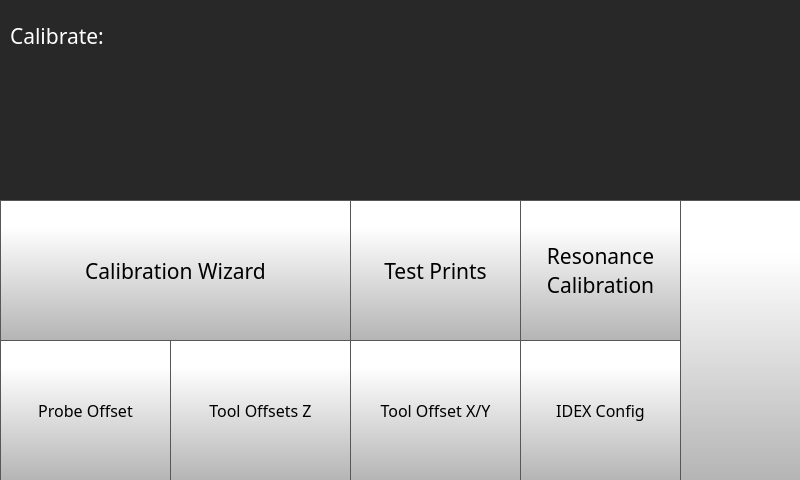
<?xml version="1.0" encoding="UTF-8"?>
<ui version="4.0">
 <class>calibratePage</class>
 <widget class="QWidget" name="calibratePage">
  <property name="geometry">
   <rect>
    <x>0</x>
    <y>0</y>
    <width>800</width>
    <height>480</height>
   </rect>
  </property>
  <property name="minimumSize">
   <size>
    <width>800</width>
    <height>480</height>
   </size>
  </property>
  <property name="maximumSize">
   <size>
    <width>800</width>
    <height>480</height>
   </size>
  </property>
  <property name="windowTitle">
   <string>Form</string>
  </property>
  <property name="styleSheet">
   <string notr="true">background-color: rgb(40, 40, 40);
</string>
  </property>
  <widget class="QToolButton" name="toolOffsetZButton">
   <property name="geometry">
    <rect>
     <x>170</x>
     <y>340</y>
     <width>181</width>
     <height>141</height>
    </rect>
   </property>
   <property name="font">
    <font>
     <family>Gotham</family>
     <pointsize>12</pointsize>
    </font>
   </property>
   <property name="styleSheet">
    <string notr="true">QToolButton {

     border: 1px solid rgb(87, 87, 87);
	background-color: qlineargradient(spread:pad, x1:0, y1:1, x2:0, y2:0.188, stop:0 rgba(180, 180, 180, 255), stop:1 rgba(255, 255, 255, 255));



}

QToolButton:pressed {
    background-color: qlineargradient(x1: 0, y1: 0, x2: 0, y2: 1,
                                      stop: 0 #dadbde, stop: 1 #f6f7fa);
}

QToolButton:flat {
    border: none; /* no border for a flat push button */
}

QToolButton:default {
    border-color: navy; /* make the default button prominent */
}

QToolButton:focus {
	outline: none;
}</string>
   </property>
   <property name="text">
    <string>Tool Offsets Z</string>
   </property>
   <property name="icon">
    <iconset resource="resources/resource.qrc">
     <normaloff>:/Icons/img/icons/Tool Z Offset Icon.png</normaloff>:/Icons/img/icons/Tool Z Offset Icon.png</iconset>
   </property>
   <property name="iconSize">
    <size>
     <width>70</width>
     <height>70</height>
    </size>
   </property>
   <property name="toolButtonStyle">
    <enum>Qt::ToolButtonTextUnderIcon</enum>
   </property>
  </widget>
  <widget class="QToolButton" name="testPrintsButton">
   <property name="geometry">
    <rect>
     <x>350</x>
     <y>200</y>
     <width>171</width>
     <height>141</height>
    </rect>
   </property>
   <property name="font">
    <font>
     <family>Gotham</family>
     <pointsize>16</pointsize>
    </font>
   </property>
   <property name="styleSheet">
    <string notr="true">QToolButton {
     border: 1px solid rgb(87, 87, 87);
	background-color: qlineargradient(spread:pad, x1:0, y1:1, x2:0, y2:0.188, stop:0 rgba(180, 180, 180, 255), stop:1 rgba(255, 255, 255, 255));


}

QToolButton:pressed {
    background-color: qlineargradient(x1: 0, y1: 0, x2: 0, y2: 1,
                                      stop: 0 #dadbde, stop: 1 #f6f7fa);
}

QToolButton:flat {
    border: none; /* no border for a flat push button */
}

QToolButton:default {
    border-color: navy; /* make the default button prominent */
}

QToolButton:focus {
	outline: none;
}</string>
   </property>
   <property name="text">
    <string>Test Prints</string>
   </property>
   <property name="icon">
    <iconset resource="resources/resource.qrc">
     <normaloff>:/Icons/img/icons/3d-printing.png</normaloff>:/Icons/img/icons/3d-printing.png</iconset>
   </property>
   <property name="iconSize">
    <size>
     <width>70</width>
     <height>70</height>
    </size>
   </property>
   <property name="toolButtonStyle">
    <enum>Qt::ToolButtonTextUnderIcon</enum>
   </property>
  </widget>
  <widget class="QToolButton" name="inputShaperCalibrateButton">
   <property name="geometry">
    <rect>
     <x>520</x>
     <y>200</y>
     <width>161</width>
     <height>141</height>
    </rect>
   </property>
   <property name="font">
    <font>
     <family>Gotham</family>
     <pointsize>16</pointsize>
    </font>
   </property>
   <property name="styleSheet">
    <string notr="true">QToolButton {
     border: 1px solid rgb(87, 87, 87);
	background-color: qlineargradient(spread:pad, x1:0, y1:1, x2:0, y2:0.188, stop:0 rgba(180, 180, 180, 255), stop:1 rgba(255, 255, 255, 255));


}

QToolButton:pressed {
    background-color: qlineargradient(x1: 0, y1: 0, x2: 0, y2: 1,
                                      stop: 0 #dadbde, stop: 1 #f6f7fa);
}

QToolButton:flat {
    border: none; /* no border for a flat push button */
}

QToolButton:default {
    border-color: navy; /* make the default button prominent */
}

QToolButton:focus {
	outline: none;
}</string>
   </property>
   <property name="text">
    <string>Resonance 
Calibration</string>
   </property>
   <property name="icon">
    <iconset resource="resources/resource.qrc">
     <normaloff>:/Icons/img/icons/Input Shaper.png</normaloff>:/Icons/img/icons/Input Shaper.png</iconset>
   </property>
   <property name="iconSize">
    <size>
     <width>70</width>
     <height>70</height>
    </size>
   </property>
   <property name="toolButtonStyle">
    <enum>Qt::ToolButtonTextUnderIcon</enum>
   </property>
  </widget>
  <widget class="QToolButton" name="idexCalibrationWizardButton">
   <property name="geometry">
    <rect>
     <x>520</x>
     <y>340</y>
     <width>161</width>
     <height>141</height>
    </rect>
   </property>
   <property name="font">
    <font>
     <family>Gotham</family>
     <pointsize>12</pointsize>
    </font>
   </property>
   <property name="styleSheet">
    <string notr="true">QToolButton {

     border: 1px solid rgb(87, 87, 87);
	background-color: qlineargradient(spread:pad, x1:0, y1:1, x2:0, y2:0.188, stop:0 rgba(180, 180, 180, 255), stop:1 rgba(255, 255, 255, 255));



}

QToolButton:pressed {
    background-color: qlineargradient(x1: 0, y1: 0, x2: 0, y2: 1,
                                      stop: 0 #dadbde, stop: 1 #f6f7fa);
}

QToolButton:flat {
    border: none; /* no border for a flat push button */
}

QToolButton:default {
    border-color: navy; /* make the default button prominent */
}

QToolButton:focus {
	outline: none;
}</string>
   </property>
   <property name="text">
    <string>IDEX Config</string>
   </property>
   <property name="icon">
    <iconset resource="resources/resource.qrc">
     <normaloff>:/Icons/img/icons/IDEX.png</normaloff>:/Icons/img/icons/IDEX.png</iconset>
   </property>
   <property name="iconSize">
    <size>
     <width>70</width>
     <height>70</height>
    </size>
   </property>
   <property name="toolButtonStyle">
    <enum>Qt::ToolButtonTextUnderIcon</enum>
   </property>
  </widget>
  <widget class="QToolButton" name="nozzleOffsetButton">
   <property name="geometry">
    <rect>
     <x>0</x>
     <y>340</y>
     <width>171</width>
     <height>141</height>
    </rect>
   </property>
   <property name="font">
    <font>
     <family>Gotham</family>
     <pointsize>12</pointsize>
    </font>
   </property>
   <property name="styleSheet">
    <string notr="true">QToolButton {

     border: 1px solid rgb(87, 87, 87);
	background-color: qlineargradient(spread:pad, x1:0, y1:1, x2:0, y2:0.188, stop:0 rgba(180, 180, 180, 255), stop:1 rgba(255, 255, 255, 255));



}

QToolButton:pressed {
    background-color: qlineargradient(x1: 0, y1: 0, x2: 0, y2: 1,
                                      stop: 0 #dadbde, stop: 1 #f6f7fa);
}

QToolButton:flat {
    border: none; /* no border for a flat push button */
}

QToolButton:default {
    border-color: navy; /* make the default button prominent */
}

QToolButton:focus {
	outline: none;
}</string>
   </property>
   <property name="text">
    <string>Probe Offset</string>
   </property>
   <property name="icon">
    <iconset resource="resources/resource.qrc">
     <normaloff>:/Icons/img/icons/Nozzle Offset Icon.png</normaloff>:/Icons/img/icons/Nozzle Offset Icon.png</iconset>
   </property>
   <property name="iconSize">
    <size>
     <width>70</width>
     <height>70</height>
    </size>
   </property>
   <property name="toolButtonStyle">
    <enum>Qt::ToolButtonTextUnderIcon</enum>
   </property>
  </widget>
  <widget class="QLabel" name="calibrateLabel">
   <property name="geometry">
    <rect>
     <x>10</x>
     <y>20</y>
     <width>231</width>
     <height>31</height>
    </rect>
   </property>
   <property name="font">
    <font>
     <family>Gotham</family>
     <pointsize>16</pointsize>
     <bold>false</bold>
    </font>
   </property>
   <property name="styleSheet">
    <string notr="true">color: rgb(255, 255, 255);</string>
   </property>
   <property name="text">
    <string>Calibrate:</string>
   </property>
  </widget>
  <widget class="QToolButton" name="calibrationWizardButton">
   <property name="geometry">
    <rect>
     <x>0</x>
     <y>200</y>
     <width>351</width>
     <height>141</height>
    </rect>
   </property>
   <property name="font">
    <font>
     <family>Gotham</family>
     <pointsize>16</pointsize>
    </font>
   </property>
   <property name="styleSheet">
    <string notr="true">QToolButton {
     border: 1px solid rgb(87, 87, 87);
	background-color: qlineargradient(spread:pad, x1:0, y1:1, x2:0, y2:0.188, stop:0 rgba(180, 180, 180, 255), stop:1 rgba(255, 255, 255, 255));


}

QToolButton:pressed {
    background-color: qlineargradient(x1: 0, y1: 0, x2: 0, y2: 1,
                                      stop: 0 #dadbde, stop: 1 #f6f7fa);
}

QToolButton:flat {
    border: none; /* no border for a flat push button */
}

QToolButton:default {
    border-color: navy; /* make the default button prominent */
}

QToolButton:focus {
	outline: none;
}</string>
   </property>
   <property name="text">
    <string>Calibration Wizard</string>
   </property>
   <property name="icon">
    <iconset resource="resources/resource.qrc">
     <normaloff>:/Icons/img/icons/magic-wand.png</normaloff>:/Icons/img/icons/magic-wand.png</iconset>
   </property>
   <property name="iconSize">
    <size>
     <width>70</width>
     <height>70</height>
    </size>
   </property>
   <property name="toolButtonStyle">
    <enum>Qt::ToolButtonTextUnderIcon</enum>
   </property>
  </widget>
  <widget class="QPushButton" name="calibrateBackButton">
   <property name="geometry">
    <rect>
     <x>680</x>
     <y>200</y>
     <width>122</width>
     <height>281</height>
    </rect>
   </property>
   <property name="minimumSize">
    <size>
     <width>0</width>
     <height>0</height>
    </size>
   </property>
   <property name="font">
    <font>
     <family>Gotham Light</family>
     <pointsize>16</pointsize>
    </font>
   </property>
   <property name="styleSheet">
    <string notr="true">QPushButton {
     border: 1px solid rgb(87, 87, 87);
	background-color: qlineargradient(spread:pad, x1:0, y1:1, x2:0, y2:0.188, stop:0 rgba(180, 180, 180, 255), stop:1 rgba(255, 255, 255, 255));


}

QPushButton:pressed {
    background-color: qlineargradient(x1: 0, y1: 0, x2: 0, y2: 1,
                                      stop: 0 #dadbde, stop: 1 #f6f7fa);
}

QPushButton:flat {
    border: none; /* no border for a flat push button */
}

QPushButton:default {
    border-color: navy; /* make the default button prominent */
}</string>
   </property>
   <property name="text">
    <string/>
   </property>
   <property name="icon">
    <iconset resource="resources/resource.qrc">
     <normaloff>:/Navigation/img/Navigation/arrows-4.png</normaloff>:/Navigation/img/Navigation/arrows-4.png</iconset>
   </property>
   <property name="iconSize">
    <size>
     <width>70</width>
     <height>70</height>
    </size>
   </property>
   <property name="checkable">
    <bool>false</bool>
   </property>
   <property name="autoDefault">
    <bool>false</bool>
   </property>
   <property name="default">
    <bool>false</bool>
   </property>
   <property name="flat">
    <bool>false</bool>
   </property>
  </widget>
  <widget class="QToolButton" name="toolOffsetXYButton">
   <property name="geometry">
    <rect>
     <x>350</x>
     <y>340</y>
     <width>171</width>
     <height>141</height>
    </rect>
   </property>
   <property name="font">
    <font>
     <family>Gotham</family>
     <pointsize>12</pointsize>
    </font>
   </property>
   <property name="styleSheet">
    <string notr="true">QToolButton {

     border: 1px solid rgb(87, 87, 87);
	background-color: qlineargradient(spread:pad, x1:0, y1:1, x2:0, y2:0.188, stop:0 rgba(180, 180, 180, 255), stop:1 rgba(255, 255, 255, 255));


}

QToolButton:pressed {
    background-color: qlineargradient(x1: 0, y1: 0, x2: 0, y2: 1,
                                      stop: 0 #dadbde, stop: 1 #f6f7fa);
}

QToolButton:flat {
    border: none; /* no border for a flat push button */
}

QToolButton:default {
    border-color: navy; /* make the default button prominent */
}

QToolButton:focus {
	outline: none;
}</string>
   </property>
   <property name="text">
    <string>Tool Offset X/Y</string>
   </property>
   <property name="icon">
    <iconset resource="resources/resource.qrc">
     <normaloff>:/Icons/img/icons/Tool Offset Icon.png</normaloff>:/Icons/img/icons/Tool Offset Icon.png</iconset>
   </property>
   <property name="iconSize">
    <size>
     <width>70</width>
     <height>70</height>
    </size>
   </property>
   <property name="toolButtonStyle">
    <enum>Qt::ToolButtonTextUnderIcon</enum>
   </property>
  </widget>
 </widget>
 <resources>
  <include location="resources/resource.qrc"/>
 </resources>
 <connections/>
</ui>
